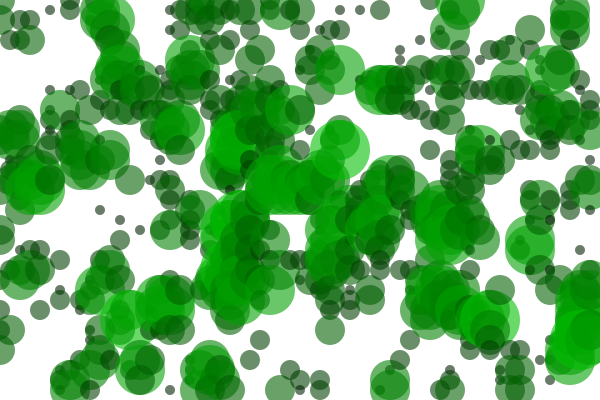
Frame 1 (no input)
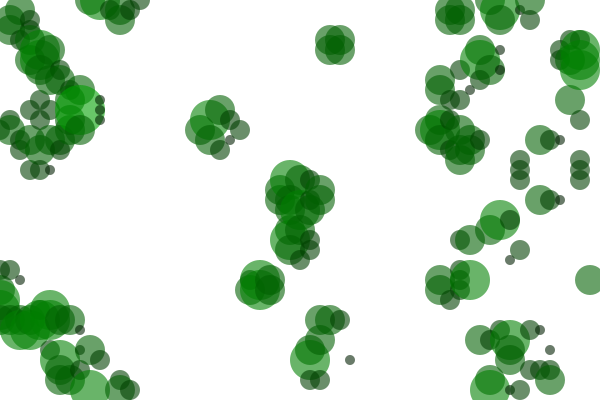
Frame 60 (the mouse pressed at the canvas centre just before this capture)
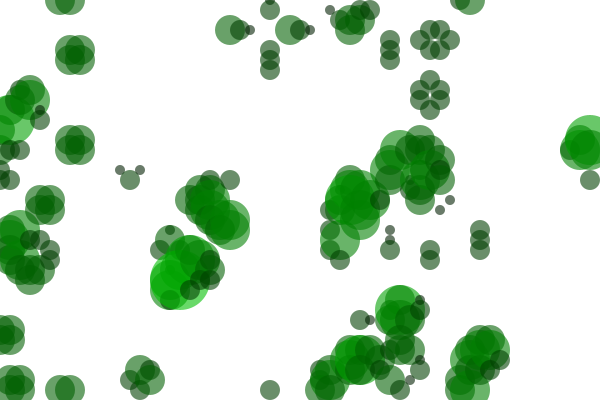
Frame 120 (the mouse held since frame 60 and released just before this capture)

The Processing sketch that drew these frames (run headless with seeded random() and noise(); from frame 60 on, the mouse is pressed at the canvas centre):

// Processing sketch: processing_124450
// ── processing_124450.pde

Cell[][] cells;     
int cellSize = 10;  
int numX, numY;     

void setup() { 
  frameRate(8);
  size(600, 400);
  numX = floor(width / cellSize);
  numY = floor(height / cellSize);
  restart();
} 


void draw() {
  background(255);
            
  for (int x = 0; x < numX; x++) {
    for (int y = 0; y < numY; y++) {
     cells[x][y].calcNextState();
    }
  }             
            
  for (int x = 0; x < numX; x++) {
    for (int y = 0; y < numY; y++) {
     cells[x][y].drawMe();
    }
  }
}


void restart() {
  cells = new Cell[numX][numY];  
  for (int x = 0; x < numX; x++) {
    for (int y = 0; y < numY; y++) {  
      cells[x][y] = new Cell(x, y);     
    }        
  }

  
  for (int x = 0; x < numX; x++) {
    for (int y = 0; y < numY; y++) {  
      int above = y-1;    
      int below = y+1;    
      int left = x-1;      
      int right = x+1;      
      if (above < 0) above = numY-1;   
      if (below == numY) below = 0;  
      if (left < 0) left = numX-1;  
      if (right == numX) right = 0;  


      cells[x][y].addNeighbour(cells[left][above]);  
      cells[x][y].addNeighbour(cells[left][y]);    
      cells[x][y].addNeighbour(cells[left][below]);  
      cells[x][y].addNeighbour(cells[x][below]);  
      cells[x][y].addNeighbour(cells[right][below]);  
      cells[x][y].addNeighbour(cells[right][y]);  
      cells[x][y].addNeighbour(cells[right][above]);  
      cells[x][y].addNeighbour(cells[x][above]);    
    }
  }
}


void mousePressed() {
  restart();
}


class Cell {
  float x, y;
  boolean state;  
  boolean nextState;  
  Cell[] neighbours;
  
  Cell(float _x, float _y) {
    x = _x * cellSize;
    y = _y * cellSize;
    if (random(2) > 1) {  
      nextState = true;
    } else {
      nextState = false; 
    }
    state = nextState;
    neighbours = new Cell[0];
  }
  
  void addNeighbour(Cell cell) {
    neighbours = (Cell[]) append(neighbours, cell); 
  }
  
  void calcNextState() { 
    int liveCount = 0;    
    for (int i=0; i < neighbours.length; i++) {
       if (neighbours[i].state == true) {  
         liveCount++;      
       }        
     }      
    if (state == true) {          
        if ((liveCount == 2) || (liveCount == 3)) {  
          nextState = true;          
        } else {            
          nextState = false;        
        }            
     } else {            
        if (liveCount == 3) {        
          nextState = true;      
        } else {        
          nextState = false;    
        }        
     }       
  }

  
  void drawMe() {
    state = nextState;
    int count = 0;
    if (state == true) {
      for (int i=0; i < neighbours.length; i++) {
        if (neighbours[i].state == true) {  
          count++;
        }        
      }
    }
    int diam = count * 10;
    float green = map(count, 0, neighbours.length, 0, 255); 
    fill(0, green, 0, 150);
    noStroke();
    ellipse(x, y, diam, diam);
  }
  
}
